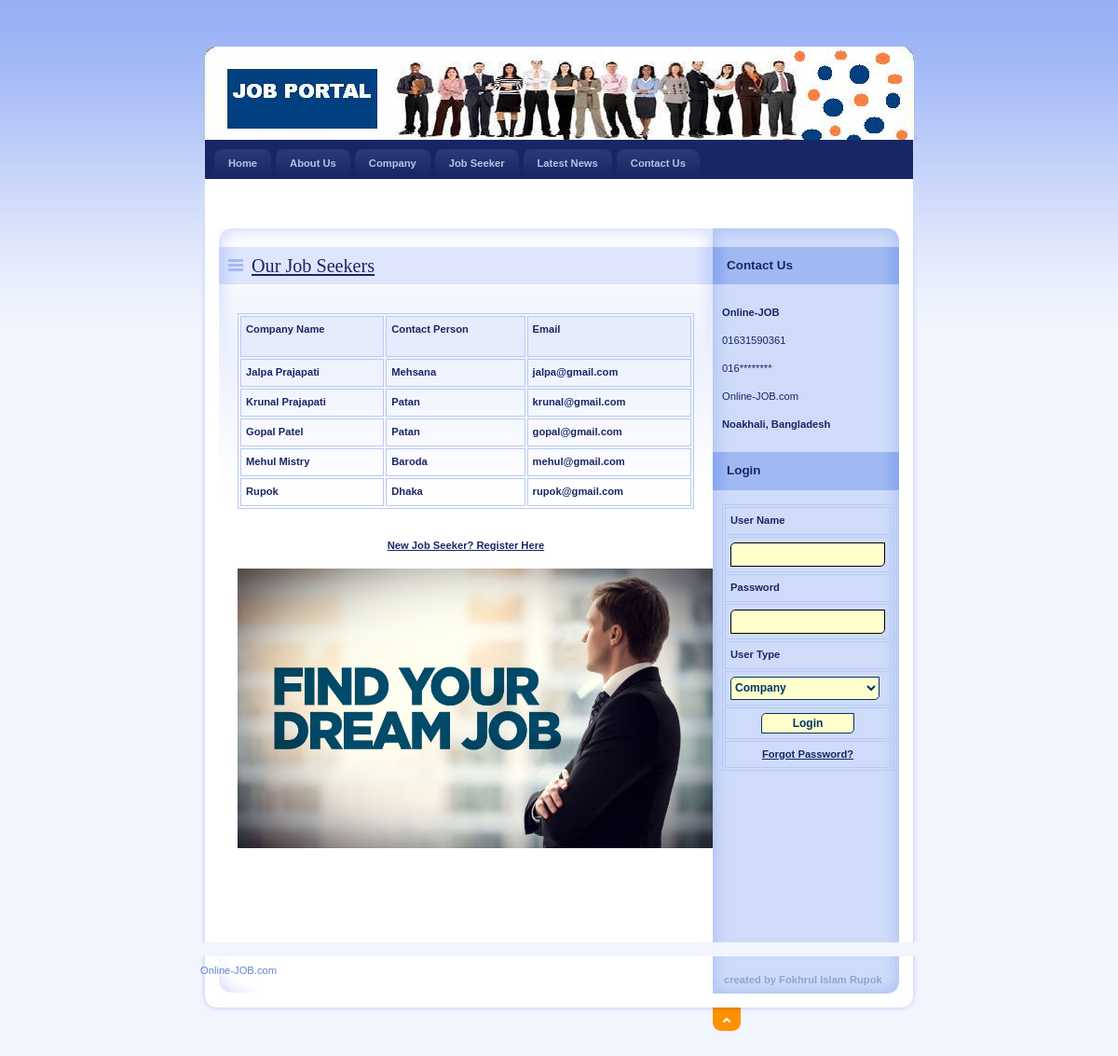
Screenshot of /JobSeeker.php with the database file from the repository.
### tables this page shows
CREATE TABLE `jobseeker_reg` (
  `JobSeekId` int(11) NOT NULL,
  `JobSeekerName` varchar(20) NOT NULL,
  `Address` varchar(100) NOT NULL,
  `City` varchar(20) NOT NULL,
  `Email` varchar(40) NOT NULL,
  `Mobile` bigint(20) NOT NULL,
  `Qualification` varchar(20) NOT NULL,
  `Gender` varchar(10) NOT NULL,
  `BirthDate` date NOT NULL,
  `Resume` varchar(200) NOT NULL,
  `Status` varchar(10) NOT NULL,
  `UserName` varchar(20) NOT NULL,
  `Password` varchar(20) NOT NULL,
  `Question` varchar(100) NOT NULL,
  `Answer` varchar(50) NOT NULL
);

### JobSeeker.php (the view, shortened to what this page needs)
<!DOCTYPE html PUBLIC "-//W3C//DTD XHTML 1.0 Strict//EN" "http://www.w3.org/TR/xhtml1/DTD/xhtml1-strict.dtd">
<html xmlns="http://www.w3.org/1999/xhtml" xml:lang="cs" lang="cs">
<head>
    <link rel="stylesheet" media="screen,projection" type="text/css" href="./css/main.css" />
    <link rel="stylesheet" media="print" type="text/css" href="./css/print.css" />
    <link rel="stylesheet" media="aural" type="text/css" href="./css/aural.css" />
</head>
<body id="www-url-cz">
<div id="main" class="box">
<?php
include "Header.php"
?>
<?php
include "menu.php"
?>
    <div id="page" class="box">
    <div id="page-in" class="box">
        <div id="strip" class="box noprint">
            <p id="breadcrumbs">&nbsp;</p>
        </div>
        <div id="content">
            <div class="article">
                <h2><span><a href="#">Our Job Seekers</a></span></h2>
                <p>
                <table width="100%" border="1" cellpadding="1" cellspacing="2" bordercolor="#006699" >
<tr>
<th height="32" bgcolor="#006699" class="style3"><div align="left" class="style9 style5 style2"><strong>Company Name</strong></div></th>
<th bgcolor="#006699" class="style3"><div align="left" class="style9 style5 style2"><strong>Contact Person</strong></div></th>
<th bgcolor="#006699" class="style3"><div align="left" class="style9 style5 style2"><strong>Email</strong></div></th>
</tr>
<?php
$con = mysqli_connect("localhost","root","","job");
$sql = "select * from jobseeker_reg where Status='Confirm'";
$result = mysqli_query($con,$sql);
while($row = mysqli_fetch_array($result))
{
$Name=$row['JobSeekerName'];
$City=$row['City'];
$Email=$row['Email'];
?>
<tr>
<td class="style3"><div align="left" class="style9 style5"><strong><?php echo $Name;?></strong></div></td>
<td class="style3"><div align="left" class="style9 style5"><strong><?php echo $City;?></strong></div></td>
<td class="style3"><div align="left" class="style9 style5"><strong><?php echo $Email;?></strong></div></td>
</tr>
<?php
}
?>
</table>
                </p>
                <div align="center"><a href="JobSeekerReg.php"><strong>New Job Seeker? Register Here</strong></a>
				<p align="right"> <img src="design/job-2.jpg" alt="" width="510" height="300" /></p></div>
                <p class="btn-more box noprint">&nbsp;</p>
          </div>
        </div>
<?php
include "right.php"
?>
    </div>
    </div>
<?php
include "footer.php"
?>
</div>
</body>
</html>

### Header.php (shortened to what this page needs)
<div id="header">
</div>

### menu.php (shortened to what this page needs)
<div id="tabs" class="noprint">
       <ul class="box">
           <li><a href="index.php">Home<span class="tab-l"></span><span class="tab-r"></span></a></li>
           <li><a href="AboutUs.php">About Us<span class="tab-l"></span><span class="tab-r"></span></a></li>
           <li><a href="Employer.php">Company<span class="tab-l"></span><span class="tab-r"></span></a></li>
            <li><a href="JobSeeker.php">Job Seeker<span class="tab-l"></span><span class="tab-r"></span></a></li>
             <li><a href="News.php">Latest News<span class="tab-l"></span><span class="tab-r"></span></a></li>
           <li><a href="ContactUs.php">Contact Us<span class="tab-l"></span><span class="tab-r"></span></a></li>
       </ul>
</div>

### right.php (shortened to what this page needs)
<link href="SpryAssets/SpryValidationTextField.css" rel="stylesheet" type="text/css">
<div id="col" class="noprint">
            <div id="col-in">
                <h3>Contact Us</h3>
                <div id="about-me">
                    <p><strong>Online-JOB</strong></p>
					<P>01631590361</P>
                    <p>016********</p>
                    <p>Online-JOB.com<br />
                    </p>
               <p><b>Noakhali, Bangladesh</b></p>
</div>
                <h3 >Login</h3>
<div class="login">
                <form name="form1" method="post" action="login.php">
                  <table width="100%" border="0">
                    <tr>
                      <td><strong>User Name</strong></td>
                    </tr>
                    <tr>
        <td><span id="sprytextfield1">
                        <label>
                        <input type="text" name="txtUser" id="txtUser">
                        </label>
                      <span class="textfieldRequiredMsg">*</span></span>
          <label></label></td>
                    </tr>
                    <tr>
                      <td><strong>Password</strong></td>
                    </tr>
                    <tr>
                <td><span id="sprytextfield2">
                        <label>
                        <input type="password" name="txtPass" id="txtPass">
                        </label>
                      <span class="textfieldRequiredMsg">*</span></span></td>
                    </tr>
                    <tr>
                      <td><strong>User Type</strong></td>
                    </tr>
                    <tr>
                      <td><label>
                        <select name="cmbUser" id="cmbUser">
                          <option value="Employer" selected="selected">Company</option>
                          </select>
                      </label></td>
                    </tr>
                    <tr>
                      <td><label>
                        <div align="center">
                          <input type="submit" name="button" id="button" value="Login">
                          </div>
                      </label></td>
                    </tr>
                    <tr>
                      <td><div align="center"><a href="Forget.php"><strong>Forgot Password? </strong></a></div></td>
                    </tr>
                  </table>
      </form>
              </div>
                <br/>
          </div>
</div>

### footer.php (shortened to what this page needs)
    <div id="footer">
        <div id="top" class="noprint"><p><span class="noscreen">Back on top</span> <a href="#header" title="Back on top ^">^<span></span></a></p></div>
        <p class="style1" id="createdby">created by Fokhrul Islam Rupok
        </p>
        <p>Online-JOB.com</p>
</div>

### css/print.css (style rules this page uses)
body { border:0; margin:0; padding:0; font-size:12pt }
a { color:#000; text-decoration:none; }
h1, h2, h3 { page-break-after:avoid; page-break-inside:avoid; }
table { border-collapse: collapse; border-width:1px; border-style:solid; }
th, td { display:table-cell; border-width:1px; border-style:solid; }
ul, ol, dl { page-break-before:avoid }
.noprint { display:none; }

### css/aural.css (style rules this page uses)
body { voice-family:paul,male; volume:loud; speech-rate:slow; richness:90; stress:20; }
h1, h2, h3, h4, h5 { cue-before:url("ping.au"); }
p, table { pause:50ms; }
strong { pitch:medium; pitch-range:60; stress:90; richness:90; }

### JobSeeker.php (style rules this page uses)
.style2 { font-weight: bold }

### rows the page displays
jobseeker_reg: JobSeekerName "Jalpa Prajapati", City "Mehsana", Email "jalpa@gmail.com"
jobseeker_reg: JobSeekerName "Krunal Prajapati", City "Patan", Email "krunal@gmail.com"
jobseeker_reg: JobSeekerName "Gopal Patel", City "Patan", Email "gopal@gmail.com"
jobseeker_reg: JobSeekerName "Mehul Mistry", City "Baroda", Email "mehul@gmail.com"
jobseeker_reg: JobSeekerName "Rupok", City "Dhaka", Email "rupok@gmail.com"
